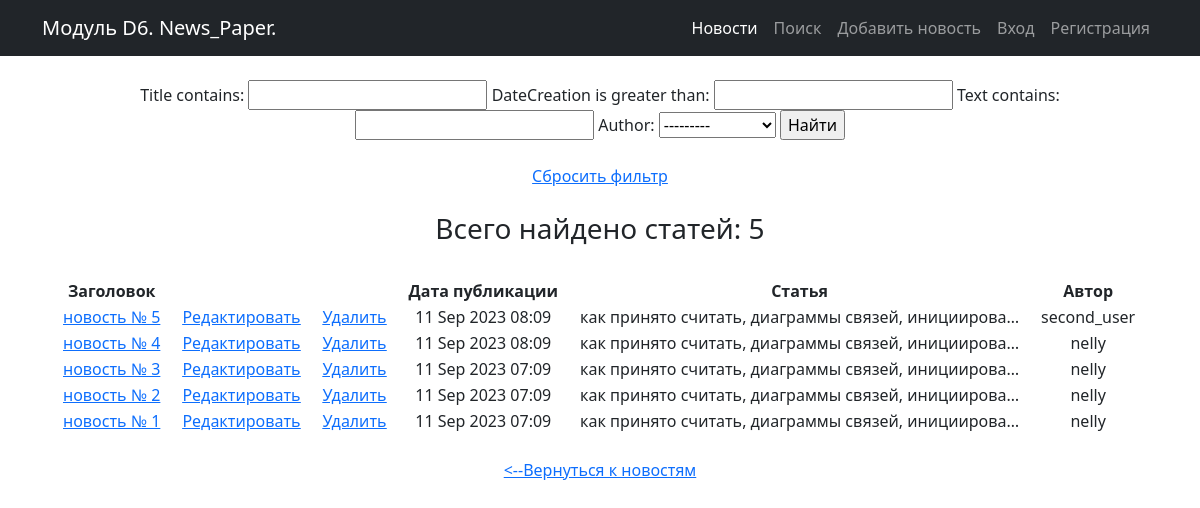
The app's page /news/search/ with its own data.
### news/models.py (models this page shows, shortened)
class Post(models.Model):
    author = models.ForeignKey(Author, on_delete=models.CASCADE)
    NEWS = 'NW'
    ARTICLE = 'AR'
    CATEGORY_CHOICES = (
        (NEWS, 'Новость'),
        (ARTICLE, 'Статья')
    )
    categoryType = models.CharField(max_length=2, choices=CATEGORY_CHOICES, default=ARTICLE)
    dateCreation = models.DateTimeField(auto_now_add=True)
    postCategory = models.ManyToManyField(Category, through='PostCategory')
    title = models.CharField(max_length=128)
    text = models.TextField()
    rating = models.SmallIntegerField(default=0)

class Author(models.Model):
    authorUser = models.OneToOneField(User, on_delete=models.CASCADE)
    ratingAuthor = models.SmallIntegerField(default=0)
    def __str__(self):
        return f'{self.authorUser}'

### news/views.py (the view)
# urls.py: path('search/', PostSearchView.as_view(), name='post_search'), # Ссылка на поиск статьи
class PostSearchView(ListView):
    model = Post
    template_name = 'news/post_search.html'
    context_object_name = 'news'  # это имя списка, в котором будут лежать все объекты,
    ordering = ['-dateCreation'] # сортировка по дате публикации, сначала более новые /  queryset = Post.objects.order_by('-dateCreation')
    def get_context_data(self, **kwargs):
        context = super().get_context_data(**kwargs)
        context['filter'] = PostFilter(self.request.GET, queryset=self.get_queryset()) # вписываем наш фильтр в контекст
        return context

### news/templatetags/custom_filters.py (called while the page is built)
@register.filter(name='censor') # регистрируем наш фильтр под именем censor,
def censor(censor_text): # первый аргумент здесь — это то значение, к которому надо применить фильтр,
    for word in censor_words:
        censor_text = censor_text.lower().replace(word.lower(), '*censor*')  # переводим в строчные буквы, заменяем на *censor*
    return censor_text # возвращаемое функцией значение — это то значение, которое подставится к нам в шаблон

### news/templates/news/post_search.html (shortened to what this page needs)
{% extends 'flatpages/default.html' %}
{% load custom_filters %}
{% block content %}
    <br>
    {% if news %}
        <form method="GET">
            {{ filter.form }}
            <input type="submit" value="Найти">
            <br><br>
            <a href="{% url 'post_search' %}">Сбросить фильтр</a>
        </form>
        <br>
        <h3>Всего найдено статей:  {{ filter.qs|length }} </h3>
        <br>
        <table style="border-collapse: separate; border-spacing: 20px 0;">
            <thead>
                <th> Заголовок </th>
                <th></th>
                <th></th>
                <th> Дата публикации </th>
                <th> Статья </th>
                <th> Автор </th>
            </thead>
            {% for post in filter.qs %}
                <tr>
                    <td class="text-start">
                        <a href="{% url 'post_detail' post.id %}"> {{ post.title|censor|truncatechars:30 }}</a>
                    </td>
                    <td>
                        <a href="{% url 'post_update' post.id %}"><u>Редактировать</u></a>
                    </td>
                    <td>
                        <a href="{% url 'post_delete' post.id %}"><u> Удалить </u></a>
                    </td>
                    <td> {{ post.dateCreation|date:'d M Y h:m' }} </td>
                    <td class="text-start"> {{ post.text|censor|truncatechars:50 }} </td>
                    <td> {{ post.author }} </td>
                </tr>
            {% endfor %}
        </table>
        {% else %}
            <br>
            <h2>Статей нет!</h2>
    {% endif %}
    <br>
    <a href="/news/"> <--Вернуться к новостям </a>
{% endblock content %}

### templates/flatpages/default.html (shortened to what this page needs)
{% load static %}
<!DOCTYPE html>
<html lang="en">
    <head>
        <link href="{% static 'css/styles.css' %}" rel="stylesheet" />
    </head>
    <body>
        <nav class="navbar navbar-expand-lg navbar-dark bg-dark">
            <div class="container">
                <a class="navbar-brand" href="/news/">Модуль D6. News_Paper.</a>
                <div class="collapse navbar-collapse" id="navbarSupportedContent">
                    <ul class="navbar-nav ms-auto mb-2 mb-lg-0">
                        <li class="nav-item"><a class="nav-link active" aria-current="page" href="/news/">Новости</a></li>
                        <li class="nav-item"><a class="nav-link" aria-current="page" href="/news/search">Поиск</a>
                        <li class="nav-item"><a class="nav-link" aria-current="page" href="/news/add">Добавить новость</a></li>
                        {% if user.is_authenticated %}
                            <li class="nav-item"><a class="nav-link" aria-current="page" href="/sign/logout/">Выход</a></li>
                        {% else %}
                            <li class="nav-item"><a class="nav-link" aria-current="page" href="/sign/login/">Вход</a></li>
                            <li class="nav-item"><a class="nav-link" aria-current="page" href="/sign/signup/">Регистрация</a></li>
                        {% endif %}
                    </ul>
                </div>
            </div>
        </nav>
        <div class="container">
                <div class="row">
                    <div class="col-lg-12 text-center">
                        {% block content %}{% endblock content %}
                    </div>
                </div>
        </div>
    </body>
</html>

### records on screen
Post: title|censor "новость № 5", dateCreation "11 Sep 2023 08:09", text|censor "как принято считать, диаграммы связей, инициирова…", author "second_user"
Post: title|censor "новость № 4", dateCreation "11 Sep 2023 08:09", text|censor "как принято считать, диаграммы связей, инициирова…", author "nelly"
Post: title|censor "новость № 3", dateCreation "11 Sep 2023 07:09", text|censor "как принято считать, диаграммы связей, инициирова…", author "nelly"
Post: title|censor "новость № 2", dateCreation "11 Sep 2023 07:09", text|censor "как принято считать, диаграммы связей, инициирова…", author "nelly"
Post: title|censor "новость № 1", dateCreation "11 Sep 2023 07:09", text|censor "как принято считать, диаграммы связей, инициирова…", author "nelly"

### other values on screen
{{ filter.qs|length }} "5"
